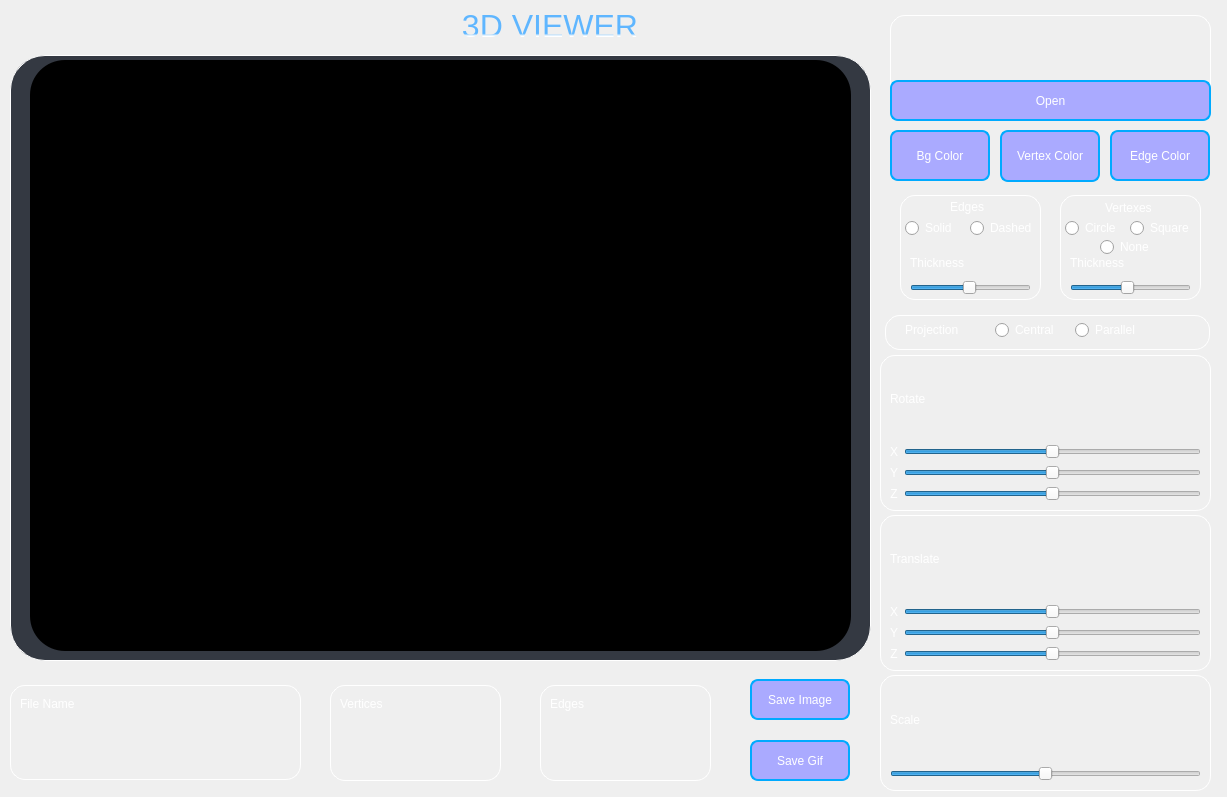
<?xml version="1.0" encoding="UTF-8"?>
<ui version="4.0">
 <class>MainWindow</class>
 <widget class="QMainWindow" name="MainWindow">
  <property name="geometry">
   <rect>
    <x>0</x>
    <y>0</y>
    <width>1227</width>
    <height>797</height>
   </rect>
  </property>
  <property name="windowTitle">
   <string>MainWindow</string>
  </property>
  <property name="styleSheet">
   <string notr="true">QPushButton { 
                      background-color: rgb(170, 170, 255); 
                      border: 2px  solid  rgb(0, 170, 255); 
                      border-radius: 8px; 
                      color: white;  
} 

QPushButton:hover { 
  background-color:  rgb(0, 255, 255); 
} 

QPushButton:pressed { 
  margin-top: 5px; 
  margin-right: 5px; 
  margin-left: 5px; 
  background-color: rgb(214, 249, 86); 
} 
QFrame { 
  color: white; 
  margin-top: 5px; 
  border: 1px solid white; 
  border-radius: 15px; 
} 

QLabel { 
  margin-top: 0; 
  border: none; 
}
</string>
  </property>
  <widget class="QWidget" name="centralwidget">
   <widget class="QPushButton" name="imageButton">
    <property name="geometry">
     <rect>
      <x>750</x>
      <y>679</y>
      <width>100</width>
      <height>41</height>
     </rect>
    </property>
    <property name="styleSheet">
     <string notr="true"/>
    </property>
    <property name="text">
     <string>Save Image</string>
    </property>
   </widget>
   <widget class="QPushButton" name="gifButton">
    <property name="geometry">
     <rect>
      <x>750</x>
      <y>740</y>
      <width>100</width>
      <height>41</height>
     </rect>
    </property>
    <property name="styleSheet">
     <string notr="true"/>
    </property>
    <property name="text">
     <string>Save Gif</string>
    </property>
   </widget>
   <widget class="QLabel" name="h1">
    <property name="geometry">
     <rect>
      <x>300</x>
      <y>10</y>
      <width>500</width>
      <height>31</height>
     </rect>
    </property>
    <property name="styleSheet">
     <string notr="true">background-color: rgba(0, 0, 0, 0); font-size: 32px; color: qlineargradient(spread:pad, x1:0.5, y1:0, x2:0.5, y2:26, stop:0.9 rgba(95, 182, 255, 255), stop:1 rgba(255, 255, 255, 255));</string>
    </property>
    <property name="text">
     <string>3D VIEWER</string>
    </property>
    <property name="alignment">
     <set>Qt::AlignCenter</set>
    </property>
   </widget>
   <widget class="QFrame" name="filePathFrame">
    <property name="geometry">
     <rect>
      <x>890</x>
      <y>10</y>
      <width>321</width>
      <height>111</height>
     </rect>
    </property>
    <property name="frameShape">
     <enum>QFrame::StyledPanel</enum>
    </property>
    <property name="frameShadow">
     <enum>QFrame::Raised</enum>
    </property>
    <widget class="QPushButton" name="openButton">
     <property name="enabled">
      <bool>true</bool>
     </property>
     <property name="geometry">
      <rect>
       <x>0</x>
       <y>70</y>
       <width>321</width>
       <height>41</height>
      </rect>
     </property>
     <property name="mouseTracking">
      <bool>true</bool>
     </property>
     <property name="styleSheet">
      <string notr="true"/>
     </property>
     <property name="text">
      <string>Open</string>
     </property>
     <property name="checkable">
      <bool>false</bool>
     </property>
    </widget>
    <widget class="QLabel" name="filePathLabel">
     <property name="geometry">
      <rect>
       <x>10</x>
       <y>10</y>
       <width>301</width>
       <height>51</height>
      </rect>
     </property>
     <property name="styleSheet">
      <string notr="true">padding-left: 5px; padding-right: 5px; color: rgb(255, 255, 255);</string>
     </property>
     <property name="text">
      <string/>
     </property>
     <property name="alignment">
      <set>Qt::AlignCenter</set>
     </property>
     <property name="wordWrap">
      <bool>true</bool>
     </property>
    </widget>
   </widget>
   <widget class="QFrame" name="rotateFrame">
    <property name="geometry">
     <rect>
      <x>880</x>
      <y>350</y>
      <width>331</width>
      <height>161</height>
     </rect>
    </property>
    <property name="frameShape">
     <enum>QFrame::StyledPanel</enum>
    </property>
    <property name="frameShadow">
     <enum>QFrame::Raised</enum>
    </property>
    <widget class="QWidget" name="layoutWidget">
     <property name="geometry">
      <rect>
       <x>10</x>
       <y>10</y>
       <width>311</width>
       <height>141</height>
      </rect>
     </property>
     <layout class="QGridLayout" name="gridLayout_3">
      <item row="1" column="0">
       <layout class="QGridLayout" name="gridLayout">
        <item row="1" column="1">
         <widget class="QSlider" name="yRotSlider">
          <property name="minimum">
           <number>-360</number>
          </property>
          <property name="maximum">
           <number>360</number>
          </property>
          <property name="singleStep">
           <number>100</number>
          </property>
          <property name="pageStep">
           <number>15</number>
          </property>
          <property name="orientation">
           <enum>Qt::Horizontal</enum>
          </property>
          <property name="tickPosition">
           <enum>QSlider::NoTicks</enum>
          </property>
          <property name="tickInterval">
           <number>15</number>
          </property>
         </widget>
        </item>
        <item row="0" column="0">
         <widget class="QLabel" name="xRotLabel">
          <property name="text">
           <string>X</string>
          </property>
          <property name="alignment">
           <set>Qt::AlignCenter</set>
          </property>
         </widget>
        </item>
        <item row="2" column="1">
         <widget class="QSlider" name="zRotSlider">
          <property name="minimum">
           <number>-360</number>
          </property>
          <property name="maximum">
           <number>360</number>
          </property>
          <property name="singleStep">
           <number>100</number>
          </property>
          <property name="pageStep">
           <number>15</number>
          </property>
          <property name="orientation">
           <enum>Qt::Horizontal</enum>
          </property>
          <property name="tickPosition">
           <enum>QSlider::NoTicks</enum>
          </property>
          <property name="tickInterval">
           <number>15</number>
          </property>
         </widget>
        </item>
        <item row="1" column="0">
         <widget class="QLabel" name="yRotLabel">
          <property name="text">
           <string>Y</string>
          </property>
          <property name="alignment">
           <set>Qt::AlignCenter</set>
          </property>
         </widget>
        </item>
        <item row="2" column="0">
         <widget class="QLabel" name="zRotLabel">
          <property name="text">
           <string>Z</string>
          </property>
          <property name="alignment">
           <set>Qt::AlignCenter</set>
          </property>
         </widget>
        </item>
        <item row="0" column="1">
         <widget class="QSlider" name="xRotSlider">
          <property name="styleSheet">
           <string notr="true"/>
          </property>
          <property name="minimum">
           <number>-360</number>
          </property>
          <property name="maximum">
           <number>360</number>
          </property>
          <property name="singleStep">
           <number>1</number>
          </property>
          <property name="pageStep">
           <number>15</number>
          </property>
          <property name="tracking">
           <bool>true</bool>
          </property>
          <property name="orientation">
           <enum>Qt::Horizontal</enum>
          </property>
          <property name="tickPosition">
           <enum>QSlider::NoTicks</enum>
          </property>
          <property name="tickInterval">
           <number>15</number>
          </property>
         </widget>
        </item>
       </layout>
      </item>
      <item row="0" column="0">
       <widget class="QLabel" name="label">
        <property name="text">
         <string>Rotate</string>
        </property>
       </widget>
      </item>
     </layout>
    </widget>
   </widget>
   <widget class="QFrame" name="translateFrame">
    <property name="geometry">
     <rect>
      <x>880</x>
      <y>510</y>
      <width>331</width>
      <height>161</height>
     </rect>
    </property>
    <property name="frameShape">
     <enum>QFrame::StyledPanel</enum>
    </property>
    <property name="frameShadow">
     <enum>QFrame::Raised</enum>
    </property>
    <widget class="QWidget" name="layoutWidget_2">
     <property name="geometry">
      <rect>
       <x>10</x>
       <y>10</y>
       <width>311</width>
       <height>141</height>
      </rect>
     </property>
     <layout class="QGridLayout" name="gridLayout_4">
      <item row="1" column="0">
       <layout class="QGridLayout" name="gridLayout_2">
        <item row="1" column="1">
         <widget class="QSlider" name="yTransSlider">
          <property name="minimum">
           <number>-360</number>
          </property>
          <property name="maximum">
           <number>360</number>
          </property>
          <property name="singleStep">
           <number>100</number>
          </property>
          <property name="pageStep">
           <number>15</number>
          </property>
          <property name="orientation">
           <enum>Qt::Horizontal</enum>
          </property>
          <property name="tickPosition">
           <enum>QSlider::NoTicks</enum>
          </property>
          <property name="tickInterval">
           <number>15</number>
          </property>
         </widget>
        </item>
        <item row="0" column="0">
         <widget class="QLabel" name="xTransLabel">
          <property name="text">
           <string>X</string>
          </property>
          <property name="alignment">
           <set>Qt::AlignCenter</set>
          </property>
         </widget>
        </item>
        <item row="2" column="1">
         <widget class="QSlider" name="zTransSlider">
          <property name="minimum">
           <number>-360</number>
          </property>
          <property name="maximum">
           <number>360</number>
          </property>
          <property name="singleStep">
           <number>100</number>
          </property>
          <property name="pageStep">
           <number>15</number>
          </property>
          <property name="orientation">
           <enum>Qt::Horizontal</enum>
          </property>
          <property name="tickPosition">
           <enum>QSlider::NoTicks</enum>
          </property>
          <property name="tickInterval">
           <number>15</number>
          </property>
         </widget>
        </item>
        <item row="1" column="0">
         <widget class="QLabel" name="yTransLabel">
          <property name="text">
           <string>Y</string>
          </property>
          <property name="alignment">
           <set>Qt::AlignCenter</set>
          </property>
         </widget>
        </item>
        <item row="2" column="0">
         <widget class="QLabel" name="zTransLabel">
          <property name="text">
           <string>Z</string>
          </property>
          <property name="alignment">
           <set>Qt::AlignCenter</set>
          </property>
         </widget>
        </item>
        <item row="0" column="1">
         <widget class="QSlider" name="xTransSlider">
          <property name="styleSheet">
           <string notr="true"/>
          </property>
          <property name="minimum">
           <number>-360</number>
          </property>
          <property name="maximum">
           <number>360</number>
          </property>
          <property name="singleStep">
           <number>1</number>
          </property>
          <property name="pageStep">
           <number>15</number>
          </property>
          <property name="tracking">
           <bool>true</bool>
          </property>
          <property name="orientation">
           <enum>Qt::Horizontal</enum>
          </property>
          <property name="tickPosition">
           <enum>QSlider::NoTicks</enum>
          </property>
          <property name="tickInterval">
           <number>15</number>
          </property>
         </widget>
        </item>
       </layout>
      </item>
      <item row="0" column="0">
       <widget class="QLabel" name="label_2">
        <property name="text">
         <string>Translate</string>
        </property>
       </widget>
      </item>
     </layout>
    </widget>
   </widget>
   <widget class="QFrame" name="scaleFrame">
    <property name="geometry">
     <rect>
      <x>880</x>
      <y>670</y>
      <width>331</width>
      <height>121</height>
     </rect>
    </property>
    <property name="frameShape">
     <enum>QFrame::StyledPanel</enum>
    </property>
    <property name="frameShadow">
     <enum>QFrame::Raised</enum>
    </property>
    <widget class="QWidget" name="layoutWidget_5">
     <property name="geometry">
      <rect>
       <x>10</x>
       <y>10</y>
       <width>311</width>
       <height>101</height>
      </rect>
     </property>
     <layout class="QGridLayout" name="gridLayout_6">
      <item row="0" column="0">
       <widget class="QLabel" name="label_4">
        <property name="styleSheet">
         <string notr="true">margin-top: 0;  border: none;</string>
        </property>
        <property name="text">
         <string>Scale</string>
        </property>
       </widget>
      </item>
      <item row="1" column="0">
       <layout class="QGridLayout" name="gridLayout_7">
        <item row="0" column="0">
         <widget class="QSlider" name="scaleSlider">
          <property name="styleSheet">
           <string notr="true"/>
          </property>
          <property name="minimum">
           <number>-100</number>
          </property>
          <property name="maximum">
           <number>100</number>
          </property>
          <property name="singleStep">
           <number>1</number>
          </property>
          <property name="pageStep">
           <number>0</number>
          </property>
          <property name="tracking">
           <bool>true</bool>
          </property>
          <property name="orientation">
           <enum>Qt::Horizontal</enum>
          </property>
          <property name="tickPosition">
           <enum>QSlider::NoTicks</enum>
          </property>
          <property name="tickInterval">
           <number>15</number>
          </property>
         </widget>
        </item>
       </layout>
      </item>
     </layout>
    </widget>
   </widget>
   <widget class="QFrame" name="fileNameFrame">
    <property name="geometry">
     <rect>
      <x>10</x>
      <y>680</y>
      <width>291</width>
      <height>100</height>
     </rect>
    </property>
    <property name="styleSheet">
     <string notr="true"/>
    </property>
    <property name="frameShape">
     <enum>QFrame::StyledPanel</enum>
    </property>
    <property name="frameShadow">
     <enum>QFrame::Raised</enum>
    </property>
    <widget class="QWidget" name="layoutWidget">
     <property name="geometry">
      <rect>
       <x>10</x>
       <y>0</y>
       <width>271</width>
       <height>101</height>
      </rect>
     </property>
     <layout class="QGridLayout" name="gridLayout_5">
      <item row="1" column="0">
       <widget class="QLabel" name="fileNameLabel">
        <property name="styleSheet">
         <string notr="true">font-size: 24px; font-weight: bold; color: rgba(91, 181, 255, 0.9);</string>
        </property>
        <property name="text">
         <string/>
        </property>
        <property name="alignment">
         <set>Qt::AlignCenter</set>
        </property>
        <property name="wordWrap">
         <bool>true</bool>
        </property>
       </widget>
      </item>
      <item row="0" column="0">
       <widget class="QLabel" name="label_3">
        <property name="styleSheet">
         <string notr="true">margin-top: 0;  border: none;</string>
        </property>
        <property name="text">
         <string>File Name</string>
        </property>
       </widget>
      </item>
     </layout>
    </widget>
   </widget>
   <widget class="QFrame" name="frame_2">
    <property name="geometry">
     <rect>
      <x>330</x>
      <y>680</y>
      <width>171</width>
      <height>101</height>
     </rect>
    </property>
    <property name="frameShape">
     <enum>QFrame::StyledPanel</enum>
    </property>
    <property name="frameShadow">
     <enum>QFrame::Raised</enum>
    </property>
    <widget class="QWidget" name="layoutWidget_3">
     <property name="geometry">
      <rect>
       <x>10</x>
       <y>0</y>
       <width>151</width>
       <height>101</height>
      </rect>
     </property>
     <layout class="QGridLayout" name="gridLayout_8">
      <item row="1" column="0">
       <widget class="QLabel" name="verticesCountLabel">
        <property name="styleSheet">
         <string notr="true">font-size: 18px; font-weight: bold;</string>
        </property>
        <property name="text">
         <string/>
        </property>
        <property name="alignment">
         <set>Qt::AlignCenter</set>
        </property>
        <property name="wordWrap">
         <bool>true</bool>
        </property>
       </widget>
      </item>
      <item row="0" column="0">
       <widget class="QLabel" name="labelVertices">
        <property name="styleSheet">
         <string notr="true">margin-top: 0;  border: none;</string>
        </property>
        <property name="text">
         <string>Vertices</string>
        </property>
       </widget>
      </item>
     </layout>
    </widget>
   </widget>
   <widget class="QFrame" name="frame">
    <property name="geometry">
     <rect>
      <x>540</x>
      <y>680</y>
      <width>171</width>
      <height>101</height>
     </rect>
    </property>
    <property name="frameShape">
     <enum>QFrame::StyledPanel</enum>
    </property>
    <property name="frameShadow">
     <enum>QFrame::Raised</enum>
    </property>
    <widget class="QWidget" name="layoutWidget_4">
     <property name="geometry">
      <rect>
       <x>10</x>
       <y>0</y>
       <width>151</width>
       <height>101</height>
      </rect>
     </property>
     <layout class="QGridLayout" name="gridLayout_9">
      <item row="0" column="0">
       <widget class="QLabel" name="labelEdges">
        <property name="styleSheet">
         <string notr="true">margin-top: 0;  border: none;</string>
        </property>
        <property name="text">
         <string>Edges</string>
        </property>
       </widget>
      </item>
      <item row="1" column="0">
       <widget class="QLabel" name="edgesCountLabel">
        <property name="styleSheet">
         <string notr="true">font-size: 18px; font-weight: bold;</string>
        </property>
        <property name="text">
         <string/>
        </property>
        <property name="alignment">
         <set>Qt::AlignCenter</set>
        </property>
        <property name="wordWrap">
         <bool>true</bool>
        </property>
       </widget>
      </item>
     </layout>
    </widget>
   </widget>
   <widget class="QPushButton" name="BgColorButton">
    <property name="geometry">
     <rect>
      <x>890</x>
      <y>130</y>
      <width>100</width>
      <height>51</height>
     </rect>
    </property>
    <property name="styleSheet">
     <string notr="true"/>
    </property>
    <property name="text">
     <string>Bg Color</string>
    </property>
   </widget>
   <widget class="QPushButton" name="edgeColor">
    <property name="geometry">
     <rect>
      <x>1110</x>
      <y>130</y>
      <width>100</width>
      <height>51</height>
     </rect>
    </property>
    <property name="styleSheet">
     <string notr="true"/>
    </property>
    <property name="text">
     <string>Edge Color</string>
    </property>
   </widget>
   <widget class="QFrame" name="frame_3">
    <property name="geometry">
     <rect>
      <x>900</x>
      <y>190</y>
      <width>141</width>
      <height>110</height>
     </rect>
    </property>
    <property name="frameShape">
     <enum>QFrame::StyledPanel</enum>
    </property>
    <property name="frameShadow">
     <enum>QFrame::Raised</enum>
    </property>
    <widget class="QSlider" name="edgeThickness">
     <property name="geometry">
      <rect>
       <x>10</x>
       <y>85</y>
       <width>121</width>
       <height>25</height>
      </rect>
     </property>
     <property name="minimum">
      <number>1</number>
     </property>
     <property name="maximum">
      <number>100</number>
     </property>
     <property name="sliderPosition">
      <number>50</number>
     </property>
     <property name="orientation">
      <enum>Qt::Horizontal</enum>
     </property>
    </widget>
    <widget class="QRadioButton" name="solidButton">
     <property name="geometry">
      <rect>
       <x>5</x>
       <y>28</y>
       <width>61</width>
       <height>20</height>
      </rect>
     </property>
     <property name="styleSheet">
      <string notr="true">color:white;</string>
     </property>
     <property name="text">
      <string>Solid</string>
     </property>
    </widget>
    <widget class="QRadioButton" name="dashButton">
     <property name="geometry">
      <rect>
       <x>70</x>
       <y>28</y>
       <width>71</width>
       <height>20</height>
      </rect>
     </property>
     <property name="styleSheet">
      <string notr="true">color:white;</string>
     </property>
     <property name="text">
      <string>Dashed</string>
     </property>
    </widget>
    <widget class="QLabel" name="label_5">
     <property name="geometry">
      <rect>
       <x>50</x>
       <y>10</y>
       <width>58</width>
       <height>14</height>
      </rect>
     </property>
     <property name="styleSheet">
      <string notr="true">color: white;</string>
     </property>
     <property name="text">
      <string>Edges</string>
     </property>
    </widget>
    <widget class="QLabel" name="label_6">
     <property name="geometry">
      <rect>
       <x>10</x>
       <y>65</y>
       <width>60</width>
       <height>16</height>
      </rect>
     </property>
     <property name="styleSheet">
      <string notr="true">color:white;</string>
     </property>
     <property name="text">
      <string>Thickness</string>
     </property>
    </widget>
   </widget>
   <widget class="QFrame" name="frame_4">
    <property name="geometry">
     <rect>
      <x>1060</x>
      <y>190</y>
      <width>141</width>
      <height>110</height>
     </rect>
    </property>
    <property name="frameShape">
     <enum>QFrame::StyledPanel</enum>
    </property>
    <property name="frameShadow">
     <enum>QFrame::Raised</enum>
    </property>
    <widget class="QLabel" name="label_7">
     <property name="geometry">
      <rect>
       <x>45</x>
       <y>10</y>
       <width>58</width>
       <height>16</height>
      </rect>
     </property>
     <property name="styleSheet">
      <string notr="true">color:white;</string>
     </property>
     <property name="text">
      <string>Vertexes</string>
     </property>
    </widget>
    <widget class="QRadioButton" name="circleButton">
     <property name="geometry">
      <rect>
       <x>5</x>
       <y>28</y>
       <width>60</width>
       <height>20</height>
      </rect>
     </property>
     <property name="styleSheet">
      <string notr="true">color:white;</string>
     </property>
     <property name="text">
      <string>Circle</string>
     </property>
    </widget>
    <widget class="QRadioButton" name="squareButton">
     <property name="geometry">
      <rect>
       <x>70</x>
       <y>28</y>
       <width>70</width>
       <height>20</height>
      </rect>
     </property>
     <property name="styleSheet">
      <string notr="true">color:white;</string>
     </property>
     <property name="text">
      <string>Square</string>
     </property>
    </widget>
    <widget class="QRadioButton" name="noneButton">
     <property name="geometry">
      <rect>
       <x>40</x>
       <y>47</y>
       <width>99</width>
       <height>20</height>
      </rect>
     </property>
     <property name="styleSheet">
      <string notr="true">color:white;</string>
     </property>
     <property name="text">
      <string>None</string>
     </property>
    </widget>
    <widget class="QLabel" name="label_8">
     <property name="geometry">
      <rect>
       <x>10</x>
       <y>65</y>
       <width>65</width>
       <height>16</height>
      </rect>
     </property>
     <property name="styleSheet">
      <string notr="true">color:white;</string>
     </property>
     <property name="text">
      <string>Thickness</string>
     </property>
    </widget>
    <widget class="QSlider" name="vertexThickness">
     <property name="geometry">
      <rect>
       <x>10</x>
       <y>85</y>
       <width>121</width>
       <height>25</height>
      </rect>
     </property>
     <property name="minimum">
      <number>1</number>
     </property>
     <property name="maximum">
      <number>20</number>
     </property>
     <property name="sliderPosition">
      <number>10</number>
     </property>
     <property name="orientation">
      <enum>Qt::Horizontal</enum>
     </property>
    </widget>
   </widget>
   <widget class="QPushButton" name="vertexColor">
    <property name="geometry">
     <rect>
      <x>1000</x>
      <y>130</y>
      <width>100</width>
      <height>52</height>
     </rect>
    </property>
    <property name="styleSheet">
     <string notr="true"/>
    </property>
    <property name="text">
     <string>Vertex Color</string>
    </property>
   </widget>
   <widget class="QFrame" name="frame_5">
    <property name="geometry">
     <rect>
      <x>885</x>
      <y>310</y>
      <width>325</width>
      <height>40</height>
     </rect>
    </property>
    <property name="frameShape">
     <enum>QFrame::StyledPanel</enum>
    </property>
    <property name="frameShadow">
     <enum>QFrame::Raised</enum>
    </property>
    <widget class="QRadioButton" name="centralButton">
     <property name="geometry">
      <rect>
       <x>110</x>
       <y>10</y>
       <width>70</width>
       <height>20</height>
      </rect>
     </property>
     <property name="styleSheet">
      <string notr="true">color:white;</string>
     </property>
     <property name="text">
      <string>Central</string>
     </property>
    </widget>
    <widget class="QRadioButton" name="parallelButton">
     <property name="geometry">
      <rect>
       <x>190</x>
       <y>10</y>
       <width>99</width>
       <height>20</height>
      </rect>
     </property>
     <property name="styleSheet">
      <string notr="true">color:white;</string>
     </property>
     <property name="text">
      <string>Parallel</string>
     </property>
    </widget>
    <widget class="QLabel" name="label_9">
     <property name="geometry">
      <rect>
       <x>20</x>
       <y>10</y>
       <width>61</width>
       <height>20</height>
      </rect>
     </property>
     <property name="styleSheet">
      <string notr="true">color:white;</string>
     </property>
     <property name="text">
      <string>Projection</string>
     </property>
    </widget>
   </widget>
   <widget class="QFrame" name="openGLFrame">
    <property name="geometry">
     <rect>
      <x>10</x>
      <y>50</y>
      <width>861</width>
      <height>611</height>
     </rect>
    </property>
    <property name="styleSheet">
     <string notr="true">border-top-left-radius: 35px; border-top-right-radius: 35px; border-bottom-left-radius: 35px; border-bottom-right-radius: 35px; background-color: rgb(52, 57, 66);</string>
    </property>
    <property name="frameShape">
     <enum>QFrame::StyledPanel</enum>
    </property>
    <property name="frameShadow">
     <enum>QFrame::Raised</enum>
    </property>
    <widget class="MyOpenGLWidget" name="openglwidget" native="true">
     <property name="geometry">
      <rect>
       <x>20</x>
       <y>10</y>
       <width>821</width>
       <height>591</height>
      </rect>
     </property>
     <property name="styleSheet">
      <string notr="true">background-color: black;</string>
     </property>
    </widget>
   </widget>
  </widget>
  <action name="action">
   <property name="text">
    <string>Выйти</string>
   </property>
  </action>
 </widget>
 <customwidgets>
  <customwidget>
   <class>MyOpenGLWidget</class>
   <extends>QWidget</extends>
   <header location="global">myopenglwidget.h</header>
   <container>1</container>
   <slots>
    <slot>setXRotation(int)</slot>
    <slot>setYRotation(int)</slot>
    <slot>setZRotation(int)</slot>
   </slots>
  </customwidget>
 </customwidgets>
 <resources/>
 <connections/>
</ui>
